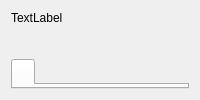
         <widget class="QWidget" name="pageFilters">
          <layout class="QGridLayout" name="gridLayout_16">
           <item row="0" column="0">
            <widget class="QLabel" name="labelFilters">
             <property name="text">
              <string>TextLabel</string>
             </property>
            </widget>
           </item>
           <item row="1" column="0">
            <widget class="QWidget" name="widget" native="true">
             <property name="sizePolicy">
              <sizepolicy hsizetype="Preferred" vsizetype="Expanding">
               <horstretch>0</horstretch>
               <verstretch>0</verstretch>
              </sizepolicy>
             </property>
            </widget>
           </item>
           <item row="1" column="1">
            <widget class="QWidget" name="widget_2" native="true">
             <property name="sizePolicy">
              <sizepolicy hsizetype="Preferred" vsizetype="Expanding">
               <horstretch>0</horstretch>
               <verstretch>0</verstretch>
              </sizepolicy>
             </property>
            </widget>
           </item>
           <item row="2" column="0" colspan="2">
            <widget class="QTabWidget" name="tabWidget_3">
             <property name="sizePolicy">
              <sizepolicy hsizetype="Preferred" vsizetype="Expanding">
               <horstretch>0</horstretch>
               <verstretch>0</verstretch>
              </sizepolicy>
             </property>
             <widget class="QWidget" name="tabWidget_3Page1">
              <attribute name="title">
               <string/>
              </attribute>
             </widget>
            </widget>
           </item>
          </layout>
         </widget>
